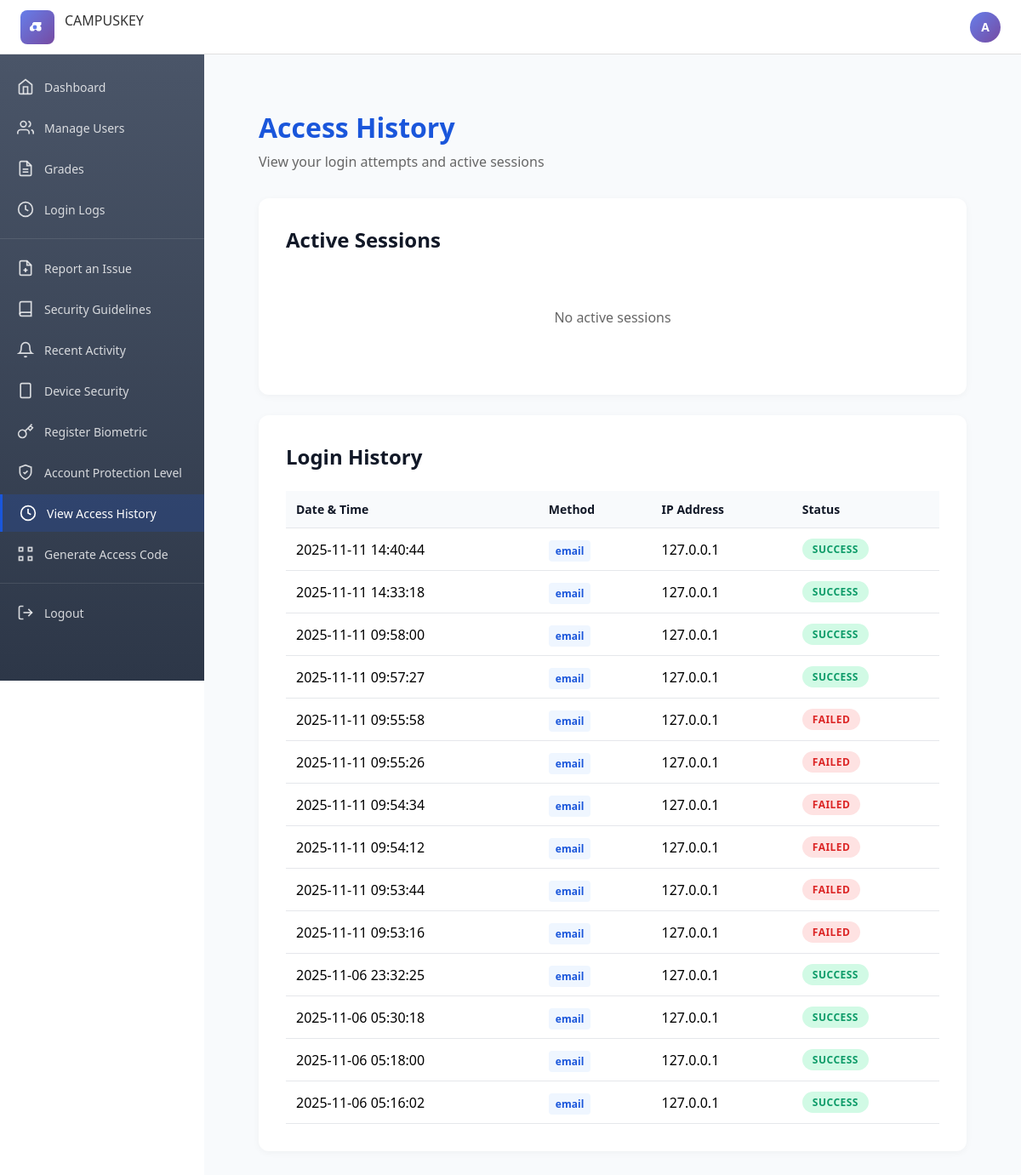
The app's page /access-history (signed in), older data.
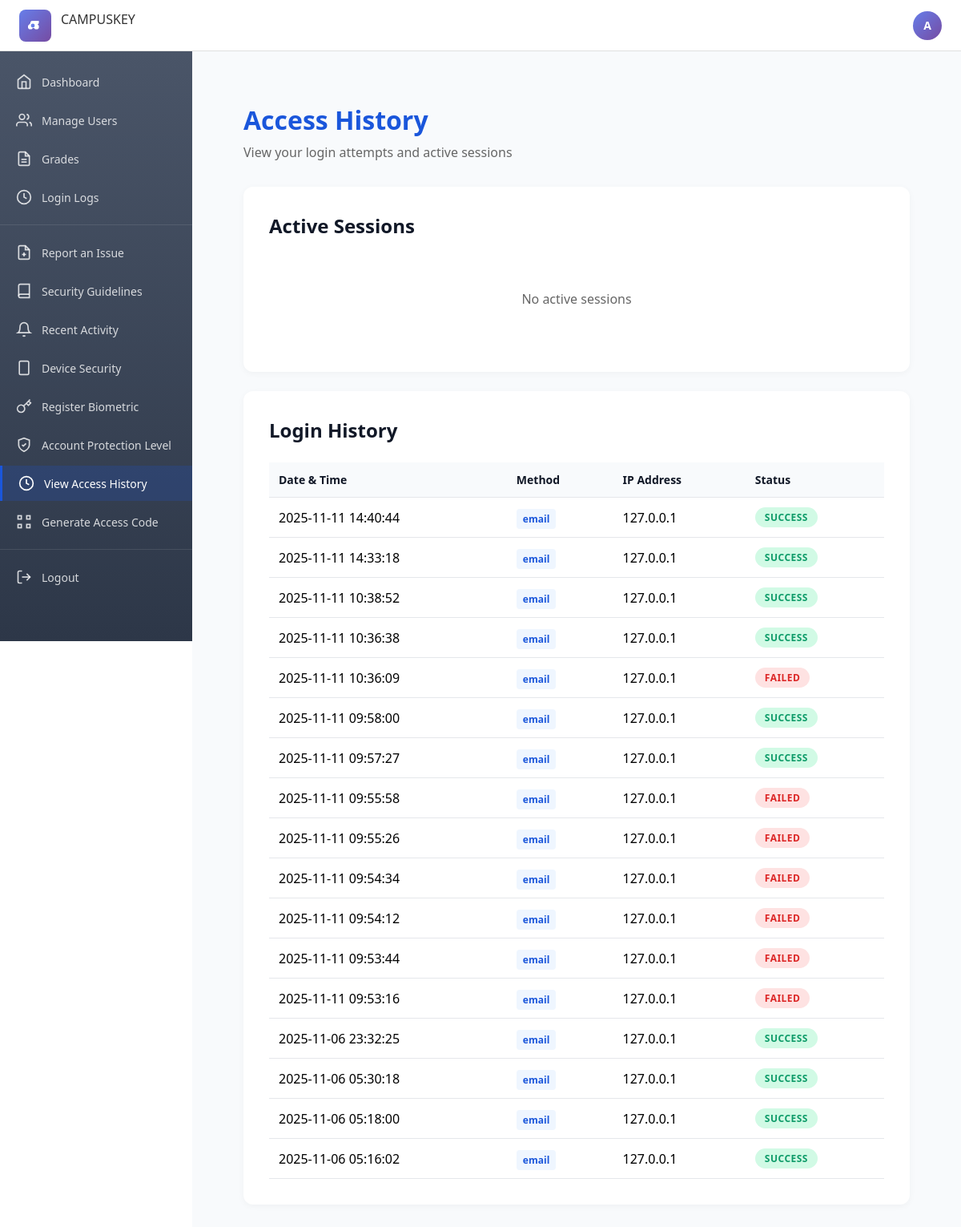
The same page, newer data.
### models.py (models this page shows, shortened)
class User(UserMixin, db.Model):
    id = db.Column(db.Integer, primary_key=True)
    username = db.Column(db.String(80), unique=True, nullable=False)
    email = db.Column(db.String(120), nullable=True)  # Optional - only for legacy/display purposes
    phone_number = db.Column(db.String(20), nullable=True)  # Phone number for SMS OTP
    role = db.Column(db.String(20), nullable=False)  # student, professor, admin
    otp_secret = db.Column(db.String(32), default=pyotp.random_base32)
    created_at = db.Column(db.DateTime, default=datetime.utcnow)

class LoginAttempt(db.Model):
    id = db.Column(db.Integer, primary_key=True)
    user_id = db.Column(db.Integer, db.ForeignKey('user.id'))
    username = db.Column(db.String(80), nullable=False)
    method = db.Column(db.String(20), nullable=False)  # otp, biometric, rfid, password
    status = db.Column(db.String(10), nullable=False)  # success, failed
    ip_address = db.Column(db.String(45))
    user_agent = db.Column(db.Text)
    timestamp = db.Column(db.DateTime, default=datetime.utcnow)
    user = db.relationship('User', backref=db.backref('login_attempts', lazy=True))

### app.py (the view)
@app.route('/access-history')
@login_required
def access_history():
    from auth import get_active_sessions
    from models import LoginAttempt
    login_attempts = LoginAttempt.query.filter_by(user_id=current_user.id).order_by(LoginAttempt.timestamp.desc()).limit(50).all()
    active_sessions = get_active_sessions()
    user_sessions = [s for s in active_sessions if s.user_id == current_user.id]
    return render_template('access_history.html',
                        login_attempts=login_attempts,
                        active_sessions=user_sessions)

### app.py (called while the page is built)
@login_manager.user_loader
def load_user(user_id):
    return User.query.get(int(user_id))

@app.context_processor
def inject_user():
    from flask_login import current_user
    return dict(current_user=current_user)

### auth.py (called while the page is built)
def get_est_time():
    return datetime.now(EST)

def get_active_sessions():
    try:
        expiration_time = get_est_time() - timedelta(hours=2)
        expired_sessions = ActiveSession.query.filter(
            ActiveSession.last_activity < expiration_time
        ).all()
        for session in expired_sessions:
            db.session.delete(session)
        db.session.commit()
        return ActiveSession.query.all()
    except Exception as e:
        print(f"Error getting active sessions: {e}")
        db.session.rollback()
        return []

### templates/access_history.html (shortened to what this page needs)
{% extends "base.html" %}
{% block content %}
<div class="page-container">
    <div class="page-header">
        <h1 class="page-title">Access History</h1>
        <p class="page-subtitle">View your login attempts and active sessions</p>
    </div>
    <div class="content-section">
        <div class="card">
            <h2 class="card-title">Active Sessions</h2>
            {% if active_sessions %}
            <div class="session-list">
                {% for session in active_sessions %}
                <div class="session-item">
                    <div class="session-info">
                        <strong>{{ session.ip_address }}</strong>
                        <span class="session-time">{{ session.last_activity.strftime('%Y-%m-%d %H:%M:%S') }}</span>
                    </div>
                    <span class="session-status active">Active</span>
                </div>
                {% endfor %}
            </div>
            {% else %}
            <p class="empty-state">No active sessions</p>
            {% endif %}
        </div>
        <div class="card">
            <h2 class="card-title">Login History</h2>
            {% if login_attempts %}
            <div class="history-table">
                <table>
                    <thead>
                        <tr>
                            <th>Date & Time</th>
                            <th>Method</th>
                            <th>IP Address</th>
                            <th>Status</th>
                        </tr>
                    </thead>
                    <tbody>
                        {% for attempt in login_attempts %}
                        <tr>
                            <td>{{ attempt.timestamp.strftime('%Y-%m-%d %H:%M:%S') }}</td>
                            <td><span class="method-badge">{{ attempt.method }}</span></td>
                            <td>{{ attempt.ip_address }}</td>
                            <td>
                                <span class="status-badge {{ 'success' if attempt.status == 'success' else 'failed' }}">
                                    {{ attempt.status }}
                                </span>
                            </td>
                        </tr>
                        {% endfor %}
                    </tbody>
                </table>
            </div>
            {% else %}
            <p class="empty-state">No login history available</p>
            {% endif %}
        </div>
    </div>
</div>
{% endblock %}

### templates/base.html (shortened to what this page needs)
<!DOCTYPE html>
<html lang="en">
<head>
    <link rel="stylesheet" href="{{ url_for('static', filename='css/style.css') }}">
</head>
<body>
    {% if current_user.is_authenticated and request.endpoint != 'login' %}
    <header class="top-header">
        <div class="header-left">
            <div class="logo-square">
            </div>
            <span class="header-title">CAMPUSKEY</span>
        </div>
        <div class="header-right">
            <div class="user-avatar">
                {{ current_user.username[0].upper() }}
            </div>
        </div>
    </header>
    <div class="app-layout">
        <aside class="sidebar">
            <nav class="sidebar-nav">
                <a href="{% if current_user.role == 'admin' %}{{ url_for('admin_dashboard') }}{% elif current_user.role == 'professor' %}{{ url_for('professor_dashboard') }}{% else %}{{ url_for('student_dashboard') }}{% endif %}" class="nav-item {% if 'dashboard' in request.endpoint %}active{% endif %}">
                    <span>Dashboard</span>
                </a>
                {% if current_user.role == 'admin' and current_user.username == 'admin' %}
                <a href="{{ url_for('admin') }}" class="nav-item {% if request.endpoint == 'admin' %}active{% endif %}">
                    <span>Manage Users</span>
                </a>
                <a href="{{ url_for('admin_grades') }}" class="nav-item {% if request.endpoint == 'admin_grades' %}active{% endif %}">
                    <span>Grades</span>
                </a>
                <a href="{{ url_for('login_logs') }}" class="nav-item {% if request.endpoint == 'login_logs' %}active{% endif %}">
                    <svg width="20" height="20" viewBox="0 0 24 24" fill="none" stroke="currentColor" stroke-width="2">
                        <circle cx="12" cy="12" r="10"></circle>
                        <polyline points="12 6 12 12 16 14"></polyline>
                    </svg>
                    <span>Login Logs</span>
                </a>
                {% endif %}
                <div class="nav-divider"></div>
                <a href="{{ url_for('report_issue') }}" class="nav-item {% if request.endpoint == 'report_issue' %}active{% endif %}">
                    <span>Report an Issue</span>
                </a>
                <a href="{{ url_for('security_guidelines') }}" class="nav-item {% if request.endpoint == 'security_guidelines' %}active{% endif %}">
                    <svg width="20" height="20" viewBox="0 0 24 24" fill="none" stroke="currentColor" stroke-width="2">
                        <path d="M4 19.5A2.5 2.5 0 0 1 6.5 17H20"></path>
                        <path d="M6.5 2H20v20H6.5A2.5 2.5 0 0 1 4 19.5v-15A2.5 2.5 0 0 1 6.5 2z"></path>
                    </svg>
                    <span>Security Guidelines</span>
                </a>
                <a href="{{ url_for('recent_activity') }}" class="nav-item {% if request.endpoint == 'recent_activity' %}active{% endif %}">
                    <svg width="20" height="20" viewBox="0 0 24 24" fill="none" stroke="currentColor" stroke-width="2">
                        <path d="M18 8A6 6 0 0 0 6 8c0 7-3 9-3 9h18s-3-2-3-9"></path>
                        <path d="M13.73 21a2 2 0 0 1-3.46 0"></path>
                    </svg>
                    <span>Recent Activity</span>
                </a>
                <a href="{{ url_for('device_security') }}" class="nav-item {% if request.endpoint == 'device_security' %}active{% endif %}">
                    <svg width="20" height="20" viewBox="0 0 24 24" fill="none" stroke="currentColor" stroke-width="2">
                        <rect x="5" y="2" width="14" height="20" rx="2" ry="2"></rect>
                        <line x1="12" y1="18" x2="12.01" y2="18"></line>
                    </svg>
                    <span>Device Security</span>
                </a>
                <a href="{{ url_for('register_biometric') }}" class="nav-item {% if request.endpoint == 'register_biometric' %}active{% endif %}">
                    <svg width="20" height="20" viewBox="0 0 24 24" fill="none" stroke="currentColor" stroke-width="2">
                        <path d="M21 2l-2 2m-7.61 7.61a5.5 5.5 0 1 1-7.778 7.778 5.5 5.5 0 0 1 7.777-7.777zm0 0L15.5 7.5m0 0l3 3L22 7l-3-3m-3.5 3.5L19 4"></path>
                    </svg>
                    <span>Register Biometric</span>
                </a>
                <a href="{{ url_for('account_protection') }}" class="nav-item {% if request.endpoint == 'account_protection' %}active{% endif %}">
                    <svg width="20" height="20" viewBox="0 0 24 24" fill="none" stroke="currentColor" stroke-width="2">
                        <path d="M12 22s8-4 8-10V5l-8-3-8 3v7c0 6 8 10 8 10z"></path>
                        <polyline points="9 12 11 14 15 10"></polyline>
                    </svg>
                    <span>Account Protection Level</span>
                </a>
                <a href="{{ url_for('access_history') }}" class="nav-item {% if request.endpoint == 'access_history' %}active{% endif %}">
                    <svg width="20" height="20" viewBox="0 0 24 24" fill="none" stroke="currentColor" stroke-width="2">
                        <circle cx="12" cy="12" r="10"></circle>
                        <polyline points="12 6 12 12 16 14"></polyline>
                    </svg>
                    <span>View Access History</span>
                </a>
                <a href="{{ url_for('generate_code') }}" class="nav-item {% if request.endpoint == 'generate_code' %}active{% endif %}">
                    <span>Generate Access Code</span>
                </a>
                <div class="nav-divider"></div>
                <a href="{{ url_for('logout') }}" class="nav-item">
                    <span>Logout</span>
                </a>
            </nav>
        </aside>
        <main class="main-content">
    {% endif %}
    {% block content %}{% endblock %}
    {% if current_user.is_authenticated and request.endpoint != 'login' %}
        </main>
    </div>
    {% endif %}

### static/css/style.css (style rules this page uses)
* { margin: 0; padding: 0; box-sizing: border-box; }
body { font-family: 'Segoe UI', Tahoma, Geneva, Verdana, sans-serif; min-height: 100vh; overflow-x: hidden; }
.card { background: white; padding: 1.5rem; border-radius: 10px; box-shadow: 0 5px 15px rgba(0,0,0,0.1); }
.card p { color: #666; margin-bottom: 0.5rem; }
.header-title { font-size: 28px; font-weight: 700; color: #1a56db; margin-bottom: 16px; }
.status-badge { display: inline-block; padding: 6px 12px; border-radius: 20px; font-size: 12px; font-weight: 600; text-transform: uppercase; letter-spacing: 0.5px; width: fit-content; }
.top-header { background: white; height: 64px; border-bottom: 1px solid #e0e0e0; display: flex; align-items: center; justify-content: space-between; padding: 0 24px; position: fixed; top: 0; left: 0; right: 0; z-index: 1000; }
.header-left { display: flex; align-items: center; gap: 12px; }
.logo-square { width: 40px; height: 40px; background: linear-gradient(135deg, #667eea 0%, #764ba2 100%); border-radius: 8px; display: flex; align-items: center; justify-content: center; }
.header-title { font-size: 16px; font-weight: 500; color: #333; }
.header-right { display: flex; align-items: center; gap: 8px; }
.user-avatar { width: 36px; height: 36px; border-radius: 50%; background: linear-gradient(135deg, #667eea 0%, #764ba2 100%); color: white; display: flex; align-items: center; justify-content: center; font-weight: 600; font-size: 14px; cursor: pointer; }
.app-layout { display: flex; margin-top: 64px; min-height: calc(100vh - 64px); }
.sidebar { width: 240px; background: linear-gradient(180deg, #4a5568 0%, #2d3748 100%); min-height: calc(100vh - 64px); position: fixed; left: 0; top: 64px; padding: 16px 0; }
.sidebar-nav { display: flex; flex-direction: column; gap: 4px; }
.nav-item { display: flex; align-items: center; gap: 12px; padding: 12px 20px; color: rgba(255, 255, 255, 0.8); text-decoration: none; transition: all 0.2s; font-size: 14px; }
.nav-item.active { background: rgba(26, 86, 219, 0.2); color: white; border-left: 3px solid #1a56db; }
.nav-item svg { width: 20px; height: 20px; }
.nav-divider { height: 1px; background: rgba(255, 255, 255, 0.1); margin: 8px 0; }
.main-content { margin-left: 240px; flex: 1; background: #f8fafc; padding: 32px; min-height: calc(100vh - 64px); }

### templates/access_history.html (style rules this page uses)
.page-container { max-width: 1200px; margin: 0 auto; padding: 32px; }
.page-header { margin-bottom: 32px; }
.page-title { font-size: 32px; font-weight: 700; color: #1a56db; margin-bottom: 8px; }
.page-subtitle { font-size: 16px; color: #666; }
.card { background: white; border-radius: 12px; padding: 32px; margin-bottom: 24px; box-shadow: 0 2px 8px rgba(0, 0, 0, 0.04); }
.card-title { font-size: 24px; font-weight: 600; color: #111827; margin-bottom: 24px; }
.history-table { overflow-x: auto; }
table { width: 100%; border-collapse: collapse; }
thead { background: #f8fafc; }
th, td { padding: 12px; text-align: left; border-bottom: 1px solid #e5e7eb; }
th { font-weight: 600; color: #111827; font-size: 14px; }
.method-badge { padding: 4px 8px; border-radius: 4px; background: #eff6ff; color: #1a56db; font-size: 12px; font-weight: 600; }
.status-badge { padding: 4px 12px; border-radius: 20px; font-size: 12px; font-weight: 600; }
.status-badge.success { background: #d1fae5; color: #0d9b68; }
.status-badge.failed { background: #fee2e2; color: #dc2626; }
.empty-state { text-align: center; color: #6b7280; padding: 40px; }

Row changes from the older to the newer data that the page shows:
added LoginAttempt: timestamp "2025-11-11 10:38:52", method "email", ip_address "127.0.0.1", status "SUCCESS"
added LoginAttempt: timestamp "2025-11-11 10:36:38", method "email", ip_address "127.0.0.1", status "SUCCESS"
added LoginAttempt: timestamp "2025-11-11 10:36:09", method "email", ip_address "127.0.0.1", status "FAILED"
